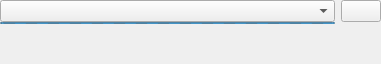
<?xml version="1.0" encoding="UTF-8"?>
<ui version="4.0">
 <class>YubiKeyEditWidget</class>
 <widget class="QWidget" name="YubiKeyEditWidget">
  <property name="geometry">
   <rect>
    <x>0</x>
    <y>0</y>
    <width>381</width>
    <height>64</height>
   </rect>
  </property>
  <layout class="QVBoxLayout" name="verticalLayout">
   <property name="leftMargin">
    <number>0</number>
   </property>
   <property name="topMargin">
    <number>0</number>
   </property>
   <property name="rightMargin">
    <number>0</number>
   </property>
   <property name="bottomMargin">
    <number>0</number>
   </property>
   <item>
    <layout class="QHBoxLayout" name="horizontalLayout">
     <property name="spacing">
      <number>6</number>
     </property>
     <item>
      <layout class="QVBoxLayout" name="verticalLayout_2">
       <property name="spacing">
        <number>0</number>
       </property>
       <item>
        <widget class="VaultComboBox" name="comboChallengeResponse">
         <property name="sizePolicy">
          <sizepolicy hsizetype="Expanding" vsizetype="Fixed">
           <horstretch>0</horstretch>
           <verstretch>0</verstretch>
          </sizepolicy>
         </property>
         <property name="accessibleName">
          <string>Hardware key slot selection</string>
         </property>
        </widget>
       </item>
       <item>
        <widget class="QProgressBar" name="yubikeyProgress">
         <property name="maximumSize">
          <size>
           <width>16777215</width>
           <height>2</height>
          </size>
         </property>
         <property name="maximum">
          <number>0</number>
         </property>
         <property name="value">
          <number>-1</number>
         </property>
         <property name="textVisible">
          <bool>false</bool>
         </property>
        </widget>
       </item>
      </layout>
     </item>
     <item>
      <layout class="QVBoxLayout" name="verticalLayout_3">
       <property name="spacing">
        <number>0</number>
       </property>
       <item>
        <widget class="VaultButton" name="refreshHardwareKeys">
         <property name="toolTip">
          <string>Refresh hardware keys</string>
         </property>
         <property name="accessibleName">
          <string>Refresh hardware keys</string>
         </property>
         <property name="text">
          <string/>
         </property>
        </widget>
       </item>
       <item>
        <spacer name="verticalSpacer_2">
         <property name="orientation">
          <enum>Qt::Vertical</enum>
         </property>
         <property name="sizeType">
          <enum>QSizePolicy::Fixed</enum>
         </property>
         <property name="sizeHint" stdset="0">
          <size>
           <width>0</width>
           <height>2</height>
          </size>
         </property>
        </spacer>
       </item>
      </layout>
     </item>
    </layout>
   </item>
   <item>
    <spacer name="verticalSpacer">
     <property name="orientation">
      <enum>Qt::Vertical</enum>
     </property>
     <property name="sizeHint" stdset="0">
      <size>
       <width>20</width>
       <height>0</height>
      </size>
     </property>
    </spacer>
   </item>
  </layout>
 </widget>
 <customwidgets>
 <customwidget>
  <class>VaultButton</class>
  <extends>QPushButton</extends>
  <header>gui/vault/VaultControls.h</header>
 </customwidget>
 <customwidget>
  <class>VaultComboBox</class>
  <extends>QComboBox</extends>
  <header>gui/vault/VaultControls.h</header>
 </customwidget>
 </customwidgets>
 <resources/>
 <connections/>
</ui>
